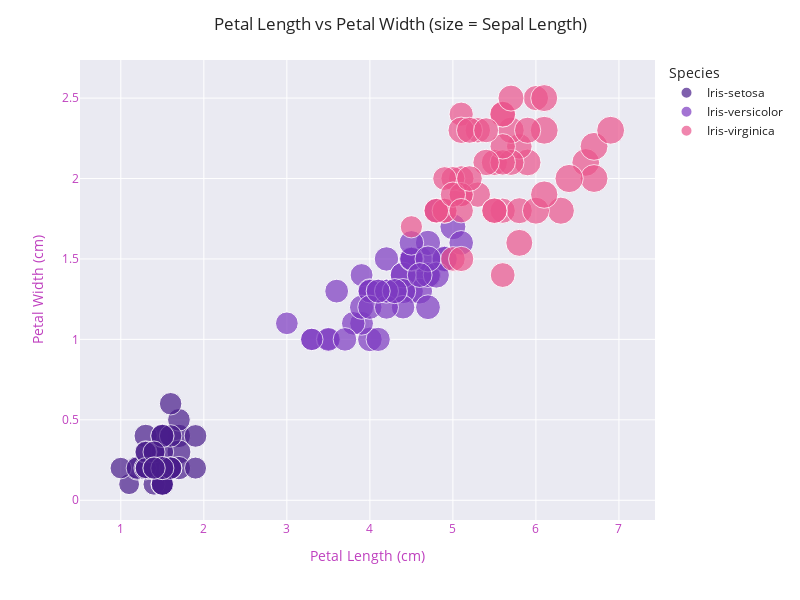

The notebook cell this image was saved under:
### Code cell
# Phân tích 2 biến PetalLengthCm và PetalWidthCm
fig = px.scatter(
    data_frame=iris, 
    x='PetalLengthCm',
    y='PetalWidthCm',
    color='Species',
    size='SepalLengthCm',   # kích thước điểm dựa trên SepalLengthCm
    template='seaborn',
    color_discrete_sequence=['#491D8B','#7D3AC1','#EB548C']
)

fig.update_layout(
    width=800, height=600,
    title="Petal Length vs Petal Width (size = Sepal Length)",
    xaxis=dict(title="Petal Length (cm)", color="#BF40BF"),
    yaxis=dict(title="Petal Width (cm)", color="#BF40BF"),
    legend_title="Species"
)

fig.show()

### Figure 1 — Plotly figure (JSON) as saved in the notebook; plotly's stock layout.template omitted (floating-point values rounded to 4 significant figures)
{"data": [{"hovertemplate": "Species=Iris-setosa<br>PetalLengthCm=%{x}<br>PetalWidthCm=%{y}<br>SepalLengthCm=%{marker.size}<extra></extra>", "legendgroup": "Iris-setosa", "marker": {"color": "#491D8B", "size": [5.1, 4.9, 4.7, 4.6, 5.0, 5.4, 4.6, 5.0, 4.4, 4.9, 5.4, 4.8, 4.8, 4.3, 5.8, 5.7, 5.4, 5.1, 5.7, 5.1, 5.4, 5.1, 4.6, 5.1, 4.8, 5.0, 5.0, 5.2, 5.2, 4.7, 4.8, 5.4, 5.2, 5.5, 4.9, 5.0, 5.5, 4.9, 4.4, 5.1, 5.0, 4.5, 4.4, 5.0, 5.1, 4.8, 5.1, 4.6, 5.3, 5.0], "sizemode": "area", "sizeref": 0.01975, "symbol": "circle"}, "mode": "markers", "name": "Iris-setosa", "orientation": "v", "showlegend": true, "type": "scatter", "x": [1.4, 1.4, 1.3, 1.5, 1.4, 1.7, 1.4, 1.5, 1.4, 1.5, 1.5, 1.6, 1.4, 1.1, 1.2, 1.5, 1.3, 1.4, 1.7, 1.5, 1.7, 1.5, 1.0, 1.7, 1.9, 1.6, 1.6, 1.5, 1.4, 1.6, 1.6, 1.5, 1.5, 1.4, 1.5, 1.2, 1.3, 1.5, 1.3, 1.5, 1.3, 1.3, 1.3, 1.6, 1.9, 1.4, 1.6, 1.4, 1.5, 1.4], "xaxis": "x", "y": [0.2, 0.2, 0.2, 0.2, 0.2, 0.4, 0.3, 0.2, 0.2, 0.1, 0.2, 0.2, 0.1, 0.1, 0.2, 0.4, 0.4, 0.3, 0.3, 0.3, 0.2, 0.4, 0.2, 0.5, 0.2, 0.2, 0.4, 0.2, 0.2, 0.2, 0.2, 0.4, 0.1, 0.2, 0.1, 0.2, 0.2, 0.1, 0.2, 0.2, 0.3, 0.3, 0.2, 0.6, 0.4, 0.3, 0.2, 0.2, 0.2, 0.2], "yaxis": "y"}, {"hovertemplate": "Species=Iris-versicolor<br>PetalLengthCm=%{x}<br>PetalWidthCm=%{y}<br>SepalLengthCm=%{marker.size}<extra></extra>", "legendgroup": "Iris-versicolor", "marker": {"color": "#7D3AC1", "size": [7.0, 6.4, 6.9, 5.5, 6.5, 5.7, 6.3, 4.9, 6.6, 5.2, 5.0, 5.9, 6.0, 6.1, 5.6, 6.7, 5.6, 5.8, 6.2, 5.6, 5.9, 6.1, 6.3, 6.1, 6.4, 6.6, 6.8, 6.7, 6.0, 5.7, 5.5, 5.5, 5.8, 6.0, 5.4, 6.0, 6.7, 6.3, 5.6, 5.5, 5.5, 6.1, 5.8, 5.0, 5.6, 5.7, 5.7, 6.2, 5.1, 5.7], "sizemode": "area", "sizeref": 0.01975, "symbol": "circle"}, "mode": "markers", "name": "Iris-versicolor", "orientation": "v", "showlegend": true, "type": "scatter", "x": [4.7, 4.5, 4.9, 4.0, 4.6, 4.5, 4.7, 3.3, 4.6, 3.9, 3.5, 4.2, 4.0, 4.7, 3.6, 4.4, 4.5, 4.1, 4.5, 3.9, 4.8, 4.0, 4.9, 4.7, 4.3, 4.4, 4.8, 5.0, 4.5, 3.5, 3.8, 3.7, 3.9, 5.1, 4.5, 4.5, 4.7, 4.4, 4.1, 4.0, 4.4, 4.6, 4.0, 3.3, 4.2, 4.2, 4.2, 4.3, 3.0, 4.1], "xaxis": "x", "y": [1.4, 1.5, 1.5, 1.3, 1.5, 1.3, 1.6, 1.0, 1.3, 1.4, 1.0, 1.5, 1.0, 1.4, 1.3, 1.4, 1.5, 1.0, 1.5, 1.1, 1.8, 1.3, 1.5, 1.2, 1.3, 1.4, 1.4, 1.7, 1.5, 1.0, 1.1, 1.0, 1.2, 1.6, 1.5, 1.6, 1.5, 1.3, 1.3, 1.3, 1.2, 1.4, 1.2, 1.0, 1.3, 1.2, 1.3, 1.3, 1.1, 1.3], "yaxis": "y"}, {"hovertemplate": "Species=Iris-virginica<br>PetalLengthCm=%{x}<br>PetalWidthCm=%{y}<br>SepalLengthCm=%{marker.size}<extra></extra>", "legendgroup": "Iris-virginica", "marker": {"color": "#EB548C", "size": [6.3, 5.8, 7.1, 6.3, 6.5, 7.6, 4.9, 7.3, 6.7, 7.2, 6.5, 6.4, 6.8, 5.7, 5.8, 6.4, 6.5, 7.7, 7.7, 6.0, 6.9, 5.6, 7.7, 6.3, 6.7, 7.2, 6.2, 6.1, 6.4, 7.2, 7.4, 7.9, 6.4, 6.3, 6.1, 7.7, 6.3, 6.4, 6.0, 6.9, 6.7, 6.9, 5.8, 6.8, 6.7, 6.7, 6.3, 6.5, 6.2, 5.9], "sizemode": "area", "sizeref": 0.01975, "symbol": "circle"}, "mode": "markers", "name": "Iris-virginica", "orientation": "v", "showlegend": true, "type": "scatter", "x": [6.0, 5.1, 5.9, 5.6, 5.8, 6.6, 4.5, 6.3, 5.8, 6.1, 5.1, 5.3, 5.5, 5.0, 5.1, 5.3, 5.5, 6.7, 6.9, 5.0, 5.7, 4.9, 6.7, 4.9, 5.7, 6.0, 4.8, 4.9, 5.6, 5.8, 6.1, 6.4, 5.6, 5.1, 5.6, 6.1, 5.6, 5.5, 4.8, 5.4, 5.6, 5.1, 5.1, 5.9, 5.7, 5.2, 5.0, 5.2, 5.4, 5.1], "xaxis": "x", "y": [2.5, 1.9, 2.1, 1.8, 2.2, 2.1, 1.7, 1.8, 1.8, 2.5, 2.0, 1.9, 2.1, 2.0, 2.4, 2.3, 1.8, 2.2, 2.3, 1.5, 2.3, 2.0, 2.0, 1.8, 2.1, 1.8, 1.8, 1.8, 2.1, 1.6, 1.9, 2.0, 2.2, 1.5, 1.4, 2.3, 2.4, 1.8, 1.8, 2.1, 2.4, 2.3, 1.9, 2.3, 2.5, 2.3, 1.9, 2.0, 2.3, 1.8], "yaxis": "y"}], "layout": {"height": 600, "legend": {"itemsizing": "constant", "title": {"text": "Species"}, "tracegroupgap": 0}, "margin": {"t": 60}, "title": {"text": "Petal Length vs Petal Width (size = Sepal Length)"}, "width": 800, "xaxis": {"anchor": "y", "color": "#BF40BF", "domain": [0, 1], "title": {"text": "Petal Length (cm)"}}, "yaxis": {"anchor": "x", "color": "#BF40BF", "domain": [0, 1], "title": {"text": "Petal Width (cm)"}}}}
